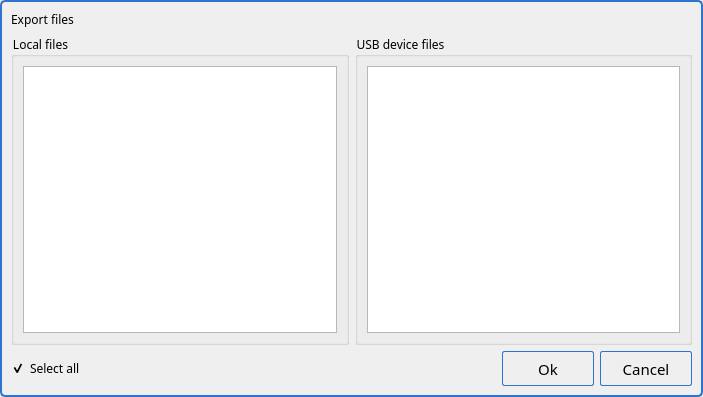
<?xml version="1.0" encoding="UTF-8"?>
<ui version="4.0">
 <class>GFileCopyDialog</class>
 <widget class="QDialog" name="GFileCopyDialog">
  <property name="geometry">
   <rect>
    <x>0</x>
    <y>0</y>
    <width>703</width>
    <height>397</height>
   </rect>
  </property>
  <property name="font">
   <font>
    <family>文泉驿等宽微米黑</family>
   </font>
  </property>
  <property name="windowTitle">
   <string>Dialog</string>
  </property>
  <property name="styleSheet">
   <string notr="true">QDialog {
border: 2px solid #2f74d0;
border-radius: 5px;
padding: 2px 4px;

background: qradialgradient(cx: 0.3, cy: -0.4,
fx: 0.3, fy: -0.4,
radius: 1.35, stop: 0 #fff, stop: 1 #c9e5fe);
}
QCheckBox {
background: transparent;
}
QGroupBox {
background: qradialgradient(cx: 0.3, cy: -0.4,
fx: 0.3, fy: -0.4,
radius: 1.35, stop: 0 #fff, stop: 1 #c9e5fe);
}
QGroupBox {
background: transparent;
}
QLabel {
background:transparent;
} 
QCheckBox {
background:transparent;
}

 QPushButton {
border: 1px solid #2f74d0;
font: 11pt &quot;文泉驿等宽微米黑&quot;;
border-radius: 2px;
padding: 5px;
background: qradialgradient(cx: 0.3, cy: -0.4,
fx: 0.3, fy: -0.4,
radius: 1.35, stop: 0 #fff, stop: 1 #c9e5fe);
min-width: 80px;
}

QPushButton:hover {
background: qradialgradient(cx: 0.3, cy: -0.4,
fx: 0.3, fy: -0.4,
radius: 1.35, stop: 0 #fff, stop: 1 #e4f2fe);
}

 QPushButton:pressed {
background: qradialgradient(cx: 0.4, cy: -0.1,
fx: 0.4, fy: -0.1,
radius: 1.35, stop: 0 #fff, stop: 1 #f1f8fe);
}

QPushButton:disabled { 
background: qradialgradient(cx: 0.4, cy: -0.1,
fx: 0.4, fy: -0.1,
radius: 1.35, stop: 0 #fff, stop: 1 #F1F0EF);
}</string>
  </property>
  <layout class="QVBoxLayout" name="verticalLayout_3">
   <item>
    <widget class="QLabel" name="labelTitle">
     <property name="text">
      <string>Export files</string>
     </property>
    </widget>
   </item>
   <item>
    <layout class="QHBoxLayout" name="horizontalLayout">
     <item>
      <widget class="QGroupBox" name="groupBoxLocal">
       <property name="font">
        <font>
         <family>文泉驿等宽微米黑</family>
        </font>
       </property>
       <property name="title">
        <string>Local files</string>
       </property>
       <layout class="QVBoxLayout" name="verticalLayout">
        <item>
         <widget class="QTableView" name="tableViewLocal">
          <property name="font">
           <font>
            <family>文泉驿等宽微米黑</family>
           </font>
          </property>
          <property name="horizontalScrollBarPolicy">
           <enum>Qt::ScrollBarAlwaysOff</enum>
          </property>
          <property name="editTriggers">
           <set>QAbstractItemView::NoEditTriggers</set>
          </property>
          <property name="selectionMode">
           <enum>QAbstractItemView::SingleSelection</enum>
          </property>
          <property name="selectionBehavior">
           <enum>QAbstractItemView::SelectRows</enum>
          </property>
          <attribute name="horizontalHeaderStretchLastSection">
           <bool>true</bool>
          </attribute>
          <attribute name="verticalHeaderVisible">
           <bool>false</bool>
          </attribute>
         </widget>
        </item>
       </layout>
      </widget>
     </item>
     <item>
      <widget class="QGroupBox" name="groupBoxUsb">
       <property name="font">
        <font>
         <family>文泉驿等宽微米黑</family>
        </font>
       </property>
       <property name="title">
        <string>USB device files</string>
       </property>
       <layout class="QVBoxLayout" name="verticalLayout_2">
        <item>
         <widget class="QTableView" name="tableViewUsb">
          <property name="font">
           <font>
            <family>文泉驿等宽微米黑</family>
           </font>
          </property>
          <property name="horizontalScrollBarPolicy">
           <enum>Qt::ScrollBarAlwaysOff</enum>
          </property>
          <property name="editTriggers">
           <set>QAbstractItemView::NoEditTriggers</set>
          </property>
          <property name="selectionMode">
           <enum>QAbstractItemView::SingleSelection</enum>
          </property>
          <property name="selectionBehavior">
           <enum>QAbstractItemView::SelectRows</enum>
          </property>
          <attribute name="horizontalHeaderStretchLastSection">
           <bool>true</bool>
          </attribute>
          <attribute name="verticalHeaderVisible">
           <bool>false</bool>
          </attribute>
         </widget>
        </item>
       </layout>
      </widget>
     </item>
    </layout>
   </item>
   <item>
    <layout class="QHBoxLayout" name="horizontalLayout_2">
     <item>
      <widget class="QCheckBox" name="checkBoxSelectAll">
       <property name="font">
        <font>
         <family>文泉驿等宽微米黑</family>
        </font>
       </property>
       <property name="styleSheet">
        <string notr="true">QCheckBox::indicator:unchecked {image: url(:/png/noselect);} 
QCheckBox::indicator:checked {image: url(:/png/select);}</string>
       </property>
       <property name="text">
        <string>Select all</string>
       </property>
       <property name="checked">
        <bool>true</bool>
       </property>
      </widget>
     </item>
     <item>
      <spacer name="horizontalSpacer">
       <property name="orientation">
        <enum>Qt::Horizontal</enum>
       </property>
       <property name="sizeHint" stdset="0">
        <size>
         <width>40</width>
         <height>20</height>
        </size>
       </property>
      </spacer>
     </item>
     <item>
      <widget class="QPushButton" name="buttonOk">
       <property name="minimumSize">
        <size>
         <width>92</width>
         <height>35</height>
        </size>
       </property>
       <property name="font">
        <font>
         <family>文泉驿等宽微米黑</family>
         <pointsize>11</pointsize>
         <weight>50</weight>
         <italic>false</italic>
         <bold>false</bold>
        </font>
       </property>
       <property name="text">
        <string>Ok</string>
       </property>
      </widget>
     </item>
     <item>
      <widget class="QPushButton" name="buttonCancel">
       <property name="minimumSize">
        <size>
         <width>92</width>
         <height>35</height>
        </size>
       </property>
       <property name="font">
        <font>
         <family>文泉驿等宽微米黑</family>
         <pointsize>11</pointsize>
         <weight>50</weight>
         <italic>false</italic>
         <bold>false</bold>
        </font>
       </property>
       <property name="text">
        <string>Cancel</string>
       </property>
      </widget>
     </item>
    </layout>
   </item>
  </layout>
 </widget>
 <resources/>
 <connections/>
</ui>
